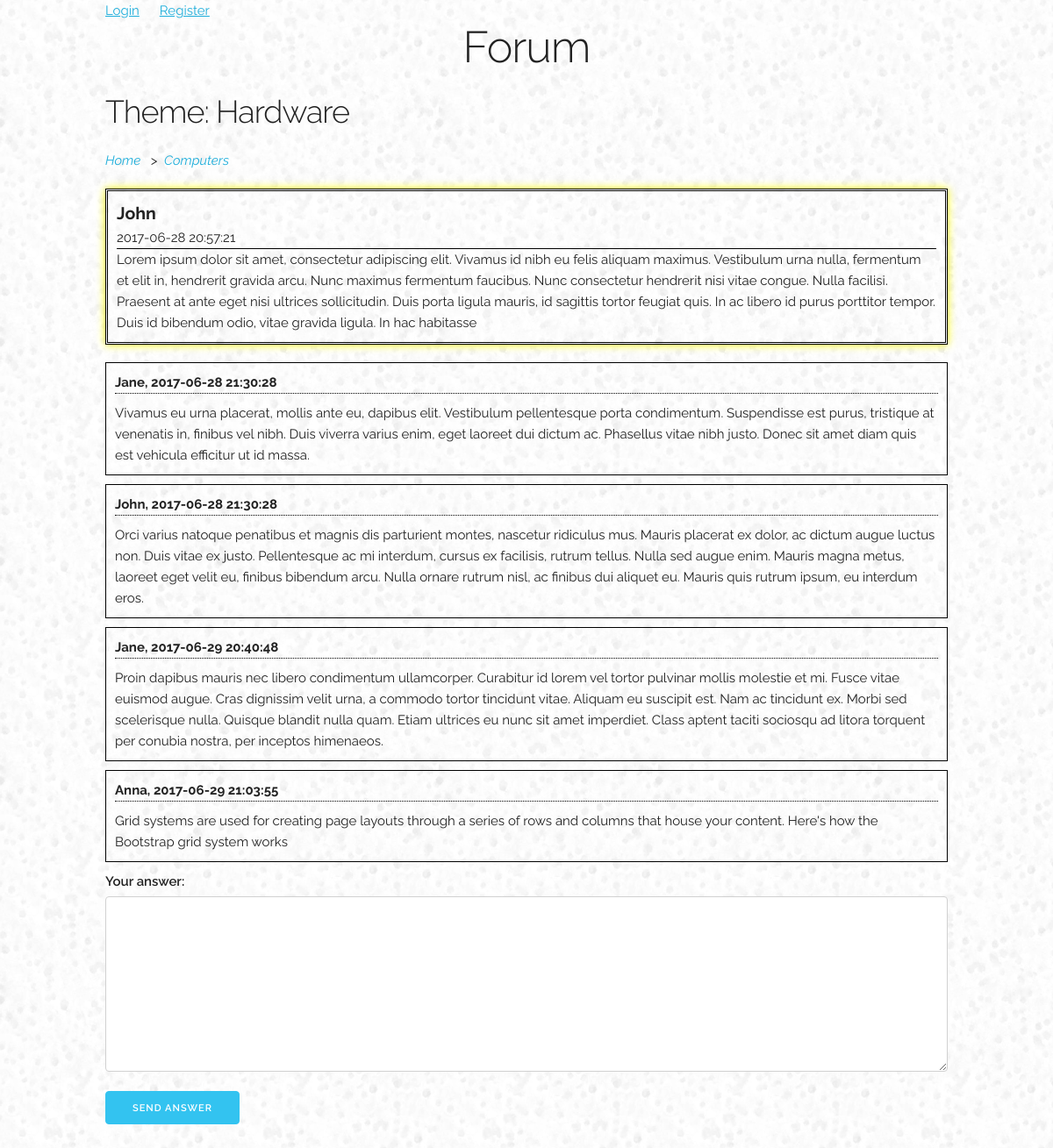
Page /theme.php?id=1 on the committed database.
### tables this page shows
CREATE TABLE `forum_themes` (
  `id` int(11) NOT NULL,
  `cat_id` int(11) NOT NULL,
  `title` varchar(255) NOT NULL,
  `content` text NOT NULL,
  `created` datetime NOT NULL DEFAULT CURRENT_TIMESTAMP,
  `author` varchar(255) NOT NULL
);

CREATE TABLE `forum_categories` (
  `id` int(11) NOT NULL,
  `title` varchar(255) NOT NULL
);

CREATE TABLE `forum_messages` (
  `id` int(11) NOT NULL,
  `theme_id` int(11) NOT NULL,
  `name` varchar(255) NOT NULL,
  `content` text NOT NULL,
  `created` datetime NOT NULL DEFAULT CURRENT_TIMESTAMP
);

### lib/Dbobject.php (called while the page is built, shortened)
<?php
class Dbobject {
	public $table;
	public function __construct($val) {
		$this->table = $val;
	}
	public function query_one($id) {
		$sql = "SELECT * FROM " . $this->table . " WHERE id=?";
		$stmt = Database::$conn->prepare($sql);
		$stmt->execute([$id]);
		$result = $stmt->fetch(PDO::FETCH_ASSOC);
		return $result;
	}
	public function query_many($field, $value) {
		$sql = "SELECT * FROM " . $this->table;
		$sql .= " WHERE " . $field  . "=?";
		$stmt = Database::$conn->prepare($sql);
		$stmt->execute([$value]);
		$result = $stmt->fetchAll(PDO::FETCH_ASSOC);
		return $result;
	}
}
?>

### theme.php (the view, shortened to what this page needs)
<?php
require_once "lib/Database.php";
require_once "lib/Dbobject.php";
$messages = new Dbobject("forum_messages");
if ($_SERVER["REQUEST_METHOD"] == "POST") {
	if ($_SERVER["HTTP_HOST"] != parse_url($_SERVER["HTTP_REFERER"], PHP_URL_HOST) || $_POST["token"] != $_SESSION["token"]) {
		header("Location: index.php");
		exit;
	}
	$id = (int)$_POST["id"];
	if (!isset($_SESSION["access"])) {
		$_SESSION["error"] = "You must be logged in to send messsage.";
	} else {
		$message = filter_var($_POST["message"], FILTER_SANITIZE_STRING);
		$name = $_SESSION["user_name"];
		$arr1 = ["theme_id", "name", "content"];
		$arr2 = [$id, $name, $message];
		$messages->insert($arr1, $arr2);
	}
} else {
	$id = (int)$_GET["id"];
}
$themes = new Dbobject("forum_themes");
$theme = $themes->query_one($id);
$cats = new Dbobject("forum_categories");
$cat = $cats->query_one($theme["cat_id"]);
$items = $messages->query_many("theme_id", $id);
require_once "header.php";
?>
	<div class="login">
		<?php
		if (!isset($_SESSION["access"])) {
		?>
			<a href="login.php">Login</a>
			<a href="register.php">Register</a>
		<?php } elseif ($_SESSION["access"] == 1) { ?>
			<a href="logout.php">Logout</a>
		<?php } elseif ($_SESSION["access"] == 2) { ?>
			<a href="admin/index.php">Admin Panel</a>
			&nbsp;&nbsp;&nbsp;&nbsp;
			<a href="logout.php">Logout</a>
		<?php }?>
	</div>
	<h1>Forum</h1>
	<h3>
		Theme: <?=$theme["title"]?>
	</h3>
	<div class="bread">
			<a href="index.php">Home</a>&nbsp;&nbsp;&nbsp;>&nbsp;
			<a href="themes.php?id=<?=$cat['id']?>">
				<?=$cat["title"]?>
			</a>
	</div>
	<div class="theme">
		<div><?=$theme['author']?></div>
		<div><?=$theme['created']?></div>
		<div><?=$theme['content']?></div>
	</div>
	<?php
	foreach ($items as $item) { ?>
		<div class="message">
			<div>
				<?=$item['name']?>,
				<?=$item['created']?>
			</div>
			<div><?=$item['content']?></div>
		</div>
	<?php } ?>
	<form class="answer" action="" method="post">
		<label for="message">
			Your answer:
		</label>
		<div>
			<textarea rows="10" id="message" name="message"></textarea>
		</div>
		<div>
			<button type="submit" class="button-primary">
				Send answer
			</button>
		</div>
	</form>
</div>
</body>
</html>

### header.php (shortened to what this page needs)
<!DOCTYPE html>
<html lang="en">
<head>
    <link rel="stylesheet" href="css/normalize.css">
  	<link rel="stylesheet" href="css/skeleton.css">
  	<link rel="stylesheet" type="text/css" href="css/styles.css">
</head>
<body>
<div class="container">

### css/skeleton.css (style rules this page uses)
.container { position: relative; width: 100%; max-width: 960px; margin: 0 auto; padding: 0 20px; box-sizing: border-box; }
@media (min-width: 400px) { .container { width: 85%; padding: 0; } }
@media (min-width: 550px) { .container { width: 80%; } }
html { font-size: 62.5%; }
body { font-size: 1.5em; line-height: 1.6; font-weight: 400; font-family: "Raleway", "HelveticaNeue", "Helvetica Neue", Helvetica, Arial, sans-serif; color: #222; }
h1, h2, h3, h4, h5, h6 { margin-top: 0; margin-bottom: 2rem; font-weight: 300; }
h1 { font-size: 4.0rem; line-height: 1.2; letter-spacing: -.1rem; }
h3 { font-size: 3.0rem; line-height: 1.3; letter-spacing: -.1rem; }
@media (min-width: 550px) { h1 { font-size: 5.0rem; } }
@media (min-width: 550px) { h3 { font-size: 3.6rem; } }
a { color: #1EAEDB; }
.button, button, input[type="submit"], input[type="reset"], input[type="button"] { display: inline-block; height: 38px; padding: 0 30px; color: #555; text-align: center; font-size: 11px; font-weight: 600; line-height: 38px; letter-spacing: .1rem; text-transform: uppercase; text-decoration: none; white-space: nowrap; background-color: transparent; border-radius: 4px; border: 1px solid #bbb; cursor: pointer; box-sizing: border-box; }
.button.button-primary, button.button-primary, input[type="submit"].button-primary, input[type="reset"].button-primary, input[type="button"].button-primary { color: #FFF; background-color: #33C3F0; border-color: #33C3F0; }
input[type="email"], input[type="number"], input[type="search"], input[type="text"], input[type="tel"], input[type="url"], input[type="password"], textarea, select { height: 38px; padding: 6px 10px; background-color: #fff; border: 1px solid #D1D1D1; border-radius: 4px; box-shadow: none; box-sizing: border-box; }
input[type="email"], input[type="number"], input[type="search"], input[type="text"], input[type="tel"], input[type="url"], input[type="password"], textarea { -webkit-appearance: none; -moz-appearance: none; appearance: none; }
textarea { min-height: 65px; padding-top: 6px; padding-bottom: 6px; }
label, legend { display: block; margin-bottom: .5rem; font-weight: 600; }
button, .button { margin-bottom: 1rem; }
input, textarea, select, fieldset { margin-bottom: 1.5rem; }
pre, blockquote, dl, figure, table, p, ul, ol, form { margin-bottom: 2.5rem; }
.container:after, .row:after, .u-cf { content: ""; display: table; clear: both; }

### css/styles.css (style rules this page uses)
body { background: url("../images/fon.png"); }
h1 { text-align: center; }
.container { margin-bottom: 100px; }
.bread a { text-decoration: none; font-style: italic; }
.bread { margin-bottom: 20px; }
.message { border: 1px solid #000; margin-bottom: 10px; padding: 10px; }
.message div:first-child { font-weight: bold; border-bottom: 1px dotted #000; margin-bottom: 10px; }
.theme { border: 3px double #000; margin-bottom: 20px; padding: 10px; box-shadow: 0 0 10px yellow; }
.theme div:first-child { font-weight: bold; font-size: 130%; }
.theme div:last-child { border-top: 1px solid #000; }
form.answer input, form.answer textarea, form.register input, form.register textarea, form.edit input, form.edit textarea, form.edit-comm input, form.edit-comm textarea { width: 100%; }
form.answer textarea, form.edit-comm textarea { height: 200px; }

### rows in the picture
forum_themes: title "Hardware", author "John", created "2017-06-28 20:57:21", content "Lorem ipsum dolor sit amet, consectetur adipiscing elit. Vivamus id nibh eu felis aliquam maximus. Vestibulum urna nulla, fermentum et elit in, hendrerit gravida arcu. Nunc maximus fermentum faucibus. Nunc consectetur hendrerit nisi vitae congue. Nulla facilisi. Praesent at ante eget nisi ultrices sollicitudin. Duis porta ligula mauris, id sagittis tortor feugiat quis. In ac libero id purus porttitor tempor. Duis id bibendum odio, vitae gravida ligula. In hac habitasse"
forum_categories: title "Computers"
forum_messages: name "Jane", created "2017-06-28 21:30:28", content "Vivamus eu urna placerat, mollis ante eu, dapibus elit. Vestibulum pellentesque porta condimentum. Suspendisse est purus, tristique at venenatis in, finibus vel nibh. Duis viverra varius enim, eget laoreet dui dictum ac. Phasellus vitae nibh justo. Donec sit amet diam quis est vehicula efficitur ut id massa."
forum_messages: name "John", created "2017-06-28 21:30:28", content "Orci varius natoque penatibus et magnis dis parturient montes, nascetur ridiculus mus. Mauris placerat ex dolor, ac dictum augue luctus non. Duis vitae ex justo. Pellentesque ac mi interdum, cursus ex facilisis, rutrum tellus. Nulla sed augue enim. Mauris magna metus, laoreet eget velit eu, finibus bibendum arcu. Nulla ornare rutrum nisl, ac finibus dui aliquet eu. Mauris quis rutrum ipsum, eu interdum eros."
forum_messages: name "Jane", created "2017-06-29 20:40:48", content "Proin dapibus mauris nec libero condimentum ullamcorper. Curabitur id lorem vel tortor pulvinar mollis molestie et mi. Fusce vitae euismod augue. Cras dignissim velit urna, a commodo tortor tincidunt vitae. Aliquam eu suscipit est. Nam ac tincidunt ex. Morbi sed scelerisque nulla. Quisque blandit nulla quam. Etiam ultrices eu nunc sit amet imperdiet. Class aptent taciti sociosqu ad litora torquent per conubia nostra, per inceptos himenaeos."
forum_messages: name "Anna", created "2017-06-29 21:03:55", content "Grid systems are used for creating page layouts through a series of rows and columns that house your content. Here's how the Bootstrap grid system works"
